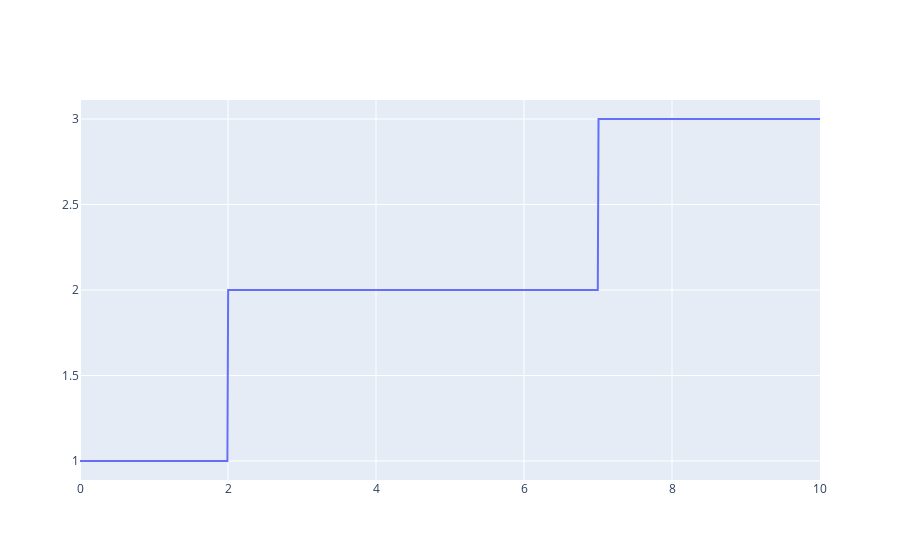

Write notebook code for a chart like this one.
### Code cell
#Plot piecewise function
domain = [0,10]
breakpts = [2,7]
vals = [1,2,3]
f = pcwise_fcn(domain,breakpts,vals)
xlist = np.linspace(domain[0], domain[1], num = 1000)
ylist = f(xlist)
fig = go.Figure()
fig = fig.add_trace(go.Scatter(x = xlist, y=ylist, name = "f"))
fig.show()

### Figure 1 — Plotly figure (JSON) as saved in the notebook; plotly's stock layout.template omitted (floating-point values rounded to 4 significant figures; data arrays with more than 128 entries replaced by an {"elided": "..."} marker saying what was removed)
{"data": [{"name": "f", "type": "scatter", "x": {"elided": "1000 float values"}, "y": {"elided": "1000 int values"}}], "layout": {}}
